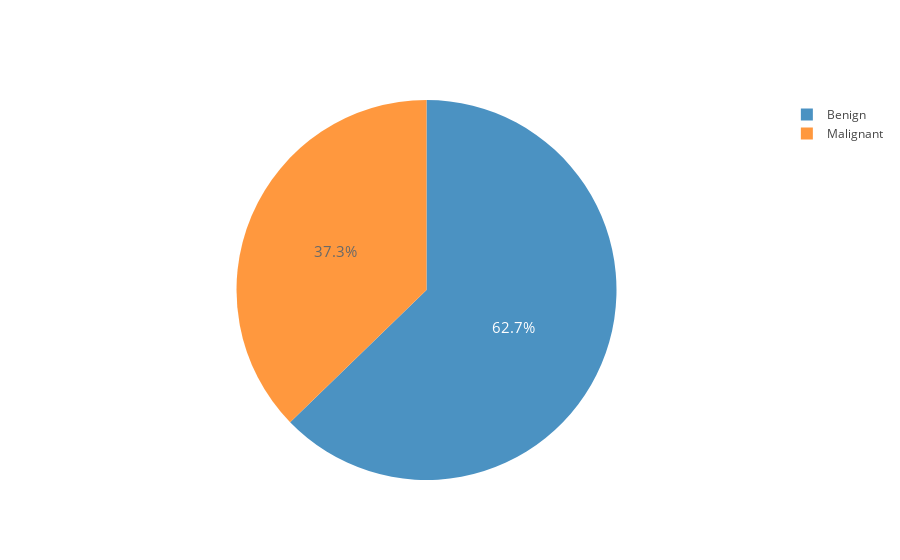
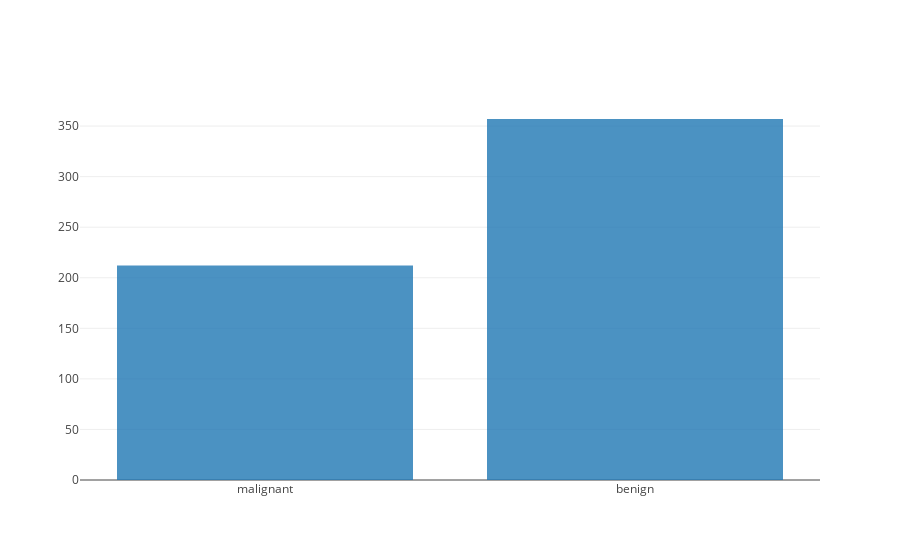

Notebook code cell kept with these figures, in order:
### Code cell
B, M = df['diagnosis'].value_counts()
trace1 = go.Bar(y = (M, B), x = ['malignant', 'benign'],opacity = 0.8)


trace2 = go.Pie(labels = ['Benign','Malignant'], values = df['diagnosis'].value_counts(), 
               textfont=dict(size=15), opacity = 0.8)


py.iplot([trace2])
py.iplot([trace1])

### Figure 1 — Plotly figure (JSON) as saved in the notebook; plotly's stock layout.template omitted (floating-point values rounded to 4 significant figures)
{"data": [{"labels": ["Benign", "Malignant"], "opacity": 0.8, "textfont": {"size": 15}, "type": "pie", "uid": "16fbf13b-5caf-434b-bff5-0cee5ecdd51a", "values": [357, 212]}], "layout": {}}

### Figure 2 — Plotly figure (JSON) as saved in the notebook; plotly's stock layout.template omitted (floating-point values rounded to 4 significant figures)
{"data": [{"opacity": 0.8, "type": "bar", "uid": "9211c327-6ce1-4c5c-9d47-5fec68fa9133", "x": ["malignant", "benign"], "y": [212, 357]}], "layout": {}}
